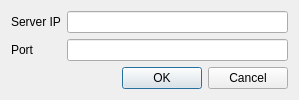
<?xml version="1.0" encoding="UTF-8"?>
<ui version="4.0">
 <class>SetupClientDialog</class>
 <widget class="QDialog" name="SetupClientDialog">
  <property name="geometry">
   <rect>
    <x>0</x>
    <y>0</y>
    <width>299</width>
    <height>93</height>
   </rect>
  </property>
  <property name="windowTitle">
   <string>Setup Client</string>
  </property>
  <layout class="QGridLayout" name="gridLayout">
   <item row="0" column="0">
    <widget class="QLabel" name="label">
     <property name="text">
      <string>Server IP</string>
     </property>
    </widget>
   </item>
   <item row="0" column="1">
    <widget class="QLineEdit" name="serverIp_lineEdit"/>
   </item>
   <item row="1" column="0">
    <widget class="QLabel" name="label_2">
     <property name="text">
      <string>Port</string>
     </property>
    </widget>
   </item>
   <item row="1" column="1">
    <widget class="QLineEdit" name="port_lineEdit"/>
   </item>
   <item row="2" column="0" colspan="2">
    <widget class="QDialogButtonBox" name="buttonBox">
     <property name="standardButtons">
      <set>QDialogButtonBox::Cancel|QDialogButtonBox::Ok</set>
     </property>
    </widget>
   </item>
  </layout>
 </widget>
 <resources/>
 <connections/>
</ui>
